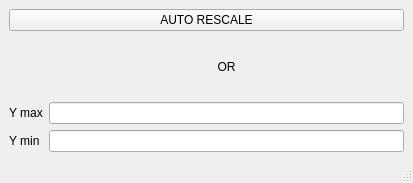
<?xml version="1.0" encoding="UTF-8"?>
<ui version="4.0">
 <class>MainWindow</class>
 <widget class="QMainWindow" name="MainWindow">
  <property name="geometry">
   <rect>
    <x>0</x>
    <y>0</y>
    <width>413</width>
    <height>183</height>
   </rect>
  </property>
  <property name="sizePolicy">
   <sizepolicy hsizetype="Preferred" vsizetype="Fixed">
    <horstretch>0</horstretch>
    <verstretch>0</verstretch>
   </sizepolicy>
  </property>
  <property name="minimumSize">
   <size>
    <width>0</width>
    <height>183</height>
   </size>
  </property>
  <property name="maximumSize">
   <size>
    <width>16777215</width>
    <height>183</height>
   </size>
  </property>
  <property name="windowTitle">
   <string>Manual Y Axis</string>
  </property>
  <widget class="QWidget" name="centralwidget">
   <layout class="QVBoxLayout" name="verticalLayout">
    <item>
     <widget class="QPushButton" name="auto_rescale">
      <property name="text">
       <string>AUTO RESCALE</string>
      </property>
     </widget>
    </item>
    <item>
     <layout class="QGridLayout" name="gridLayout">
      <item row="1" column="0">
       <widget class="QLabel" name="label">
        <property name="text">
         <string>Y max</string>
        </property>
       </widget>
      </item>
      <item row="1" column="1">
       <widget class="QLineEdit" name="y_max_value"/>
      </item>
      <item row="2" column="0">
       <widget class="QLabel" name="label_3">
        <property name="text">
         <string>Y min</string>
        </property>
       </widget>
      </item>
      <item row="2" column="1">
       <widget class="QLineEdit" name="y_min_value"/>
      </item>
      <item row="0" column="1">
       <widget class="QLabel" name="label_2">
        <property name="text">
         <string>OR</string>
        </property>
        <property name="alignment">
         <set>Qt::AlignCenter</set>
        </property>
       </widget>
      </item>
     </layout>
    </item>
   </layout>
  </widget>
  <widget class="QMenuBar" name="menubar">
   <property name="geometry">
    <rect>
     <x>0</x>
     <y>0</y>
     <width>413</width>
     <height>25</height>
    </rect>
   </property>
  </widget>
  <widget class="QStatusBar" name="statusbar"/>
 </widget>
 <resources/>
 <connections>
  <connection>
   <sender>y_min_value</sender>
   <signal>editingFinished()</signal>
   <receiver>MainWindow</receiver>
   <slot>y_min_event()</slot>
   <hints>
    <hint type="sourcelabel">
     <x>229</x>
     <y>137</y>
    </hint>
    <hint type="destinationlabel">
     <x>206</x>
     <y>91</y>
    </hint>
   </hints>
  </connection>
  <connection>
   <sender>y_max_value</sender>
   <signal>editingFinished()</signal>
   <receiver>MainWindow</receiver>
   <slot>y_max_event()</slot>
   <hints>
    <hint type="sourcelabel">
     <x>229</x>
     <y>104</y>
    </hint>
    <hint type="destinationlabel">
     <x>206</x>
     <y>91</y>
    </hint>
   </hints>
  </connection>
  <connection>
   <sender>auto_rescale</sender>
   <signal>clicked()</signal>
   <receiver>MainWindow</receiver>
   <slot>y_auto_rescale_event()</slot>
   <hints>
    <hint type="sourcelabel">
     <x>206</x>
     <y>47</y>
    </hint>
    <hint type="destinationlabel">
     <x>206</x>
     <y>91</y>
    </hint>
   </hints>
  </connection>
 </connections>
 <slots>
  <slot>y_min_event()</slot>
  <slot>y_max_event()</slot>
  <slot>y_auto_rescale_event()</slot>
 </slots>
</ui>
